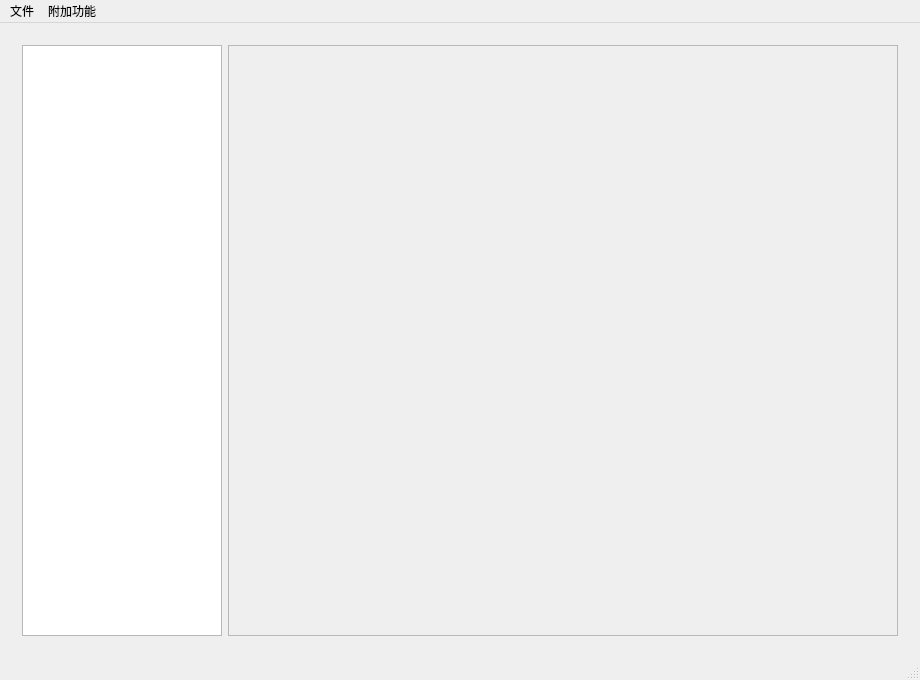
<?xml version="1.0" encoding="UTF-8"?>
<ui version="4.0">
 <class>KuafooClass</class>
 <widget class="QMainWindow" name="KuafooClass">
  <property name="geometry">
   <rect>
    <x>0</x>
    <y>0</y>
    <width>920</width>
    <height>680</height>
   </rect>
  </property>
  <property name="windowTitle">
   <string>Kuafoo</string>
  </property>
  <widget class="QWidget" name="centralWidget">
   <layout class="QGridLayout" name="gridLayout_2">
    <item row="0" column="0">
     <widget class="QWidget" name="widgetMain" native="true">
      <layout class="QGridLayout" name="gridLayout">
       <item row="0" column="0">
        <widget class="QListView" name="lsvImages">
         <property name="minimumSize">
          <size>
           <width>200</width>
           <height>0</height>
          </size>
         </property>
         <property name="maximumSize">
          <size>
           <width>200</width>
           <height>16777215</height>
          </size>
         </property>
        </widget>
       </item>
       <item row="0" column="1">
        <widget class="QScrollArea" name="scaImageViewer">
         <property name="widgetResizable">
          <bool>true</bool>
         </property>
         <widget class="QWidget" name="scrollAreaWidgetContents">
          <property name="geometry">
           <rect>
            <x>0</x>
            <y>0</y>
            <width>667</width>
            <height>583</height>
           </rect>
          </property>
         </widget>
        </widget>
       </item>
      </layout>
     </widget>
    </item>
   </layout>
  </widget>
  <widget class="QMenuBar" name="menuBar">
   <property name="geometry">
    <rect>
     <x>0</x>
     <y>0</y>
     <width>920</width>
     <height>26</height>
    </rect>
   </property>
   <widget class="QMenu" name="menu">
    <property name="title">
     <string>文件</string>
    </property>
    <addaction name="actionFileOpen"/>
    <addaction name="actionSave"/>
    <addaction name="actionSaveAs"/>
   </widget>
   <widget class="QMenu" name="menu_2">
    <property name="title">
     <string>附加功能</string>
    </property>
    <widget class="QMenu" name="menuFormater">
     <property name="title">
      <string>格式转换</string>
     </property>
     <addaction name="actionVideoFormater"/>
     <addaction name="actionImageFormater"/>
    </widget>
    <addaction name="menuFormater"/>
   </widget>
   <addaction name="menu"/>
   <addaction name="menu_2"/>
  </widget>
  <widget class="QStatusBar" name="statusBar"/>
  <action name="actionFileOpen">
   <property name="text">
    <string>打开</string>
   </property>
  </action>
  <action name="actionSave">
   <property name="text">
    <string>保存</string>
   </property>
  </action>
  <action name="actionSaveAs">
   <property name="text">
    <string>另存为</string>
   </property>
  </action>
  <action name="actionVideoFormater">
   <property name="text">
    <string>视频格式转换</string>
   </property>
  </action>
  <action name="actionImageFormater">
   <property name="text">
    <string>图片格式转换</string>
   </property>
  </action>
 </widget>
 <layoutdefault spacing="6" margin="11"/>
 <resources>
  <include location="Kuafoo.qrc"/>
 </resources>
 <connections/>
</ui>
